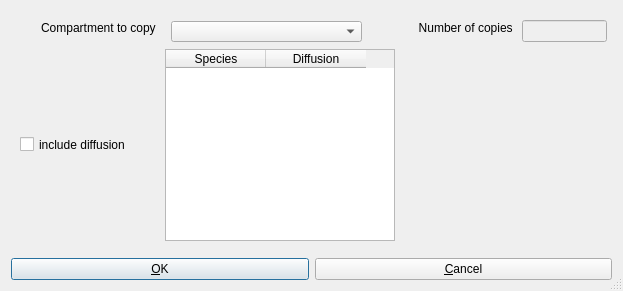
<?xml version="1.0" encoding="UTF-8"?>
<ui version="4.0">
<comment> Begin CVS Header </comment>
<comment>   $Source: /Volumes/Home/Users/shoops/cvs/copasi_dev/copasi/UI/CQExpandModelData.ui,v $ </comment>
<comment>   $Revision: 1.3 $ </comment>
<comment>   $Name:  $ </comment>
<comment>   $Author: nsimus $ </comment>
<comment>   $Date: 2010/02/12 12:14:43 $ </comment>
<comment> End CVS Header </comment>

<comment> Copyright (C) 2010 by Pedro Mendes, Virginia Tech Intellectual </comment>
<comment> Properties, Inc., University of Heidelberg, and The University </comment>
<comment> of Manchester. </comment>
<comment> All rights reserved. </comment>

 <comment> All rights reserved. </comment>
 <class>CQExpandModelData</class>
 <widget class="QDialog" name="CQExpandModelData">
  <property name="geometry">
   <rect>
    <x>0</x>
    <y>0</y>
    <width>623</width>
    <height>291</height>
   </rect>
  </property>
  <property name="windowTitle">
   <string>Create array of compartments</string>
  </property>
  <property name="sizeGripEnabled">
   <bool>true</bool>
  </property>
  <layout class="QVBoxLayout">
   <item>
    <widget class="QFrame" name="frame">
     <widget class="QLabel" name="mpLblCompartmentName">
      <property name="geometry">
       <rect>
        <x>9</x>
        <y>9</y>
        <width>139</width>
        <height>16</height>
       </rect>
      </property>
      <property name="text">
       <string>Compartment to copy </string>
      </property>
      <property name="alignment">
       <set>Qt::AlignRight|Qt::AlignTrailing|Qt::AlignVCenter</set>
      </property>
      <property name="wordWrap">
       <bool>false</bool>
      </property>
     </widget>
     <widget class="QComboBox" name="mpBoxCompartmentName">
      <property name="geometry">
       <rect>
        <x>160</x>
        <y>10</y>
        <width>191</width>
        <height>21</height>
       </rect>
      </property>
     </widget>
     <widget class="QLabel" name="mpLblNumber">
      <property name="geometry">
       <rect>
        <x>391</x>
        <y>9</y>
        <width>114</width>
        <height>16</height>
       </rect>
      </property>
      <property name="minimumSize">
       <size>
        <width>0</width>
        <height>0</height>
       </size>
      </property>
      <property name="text">
       <string>Number of copies </string>
      </property>
      <property name="alignment">
       <set>Qt::AlignRight|Qt::AlignTrailing|Qt::AlignVCenter</set>
      </property>
      <property name="wordWrap">
       <bool>false</bool>
      </property>
     </widget>
     <widget class="QLineEdit" name="mpEditNumber">
      <property name="enabled">
       <bool>false</bool>
      </property>
      <property name="geometry">
       <rect>
        <x>511</x>
        <y>9</y>
        <width>85</width>
        <height>22</height>
       </rect>
      </property>
      <property name="sizePolicy">
       <sizepolicy hsizetype="Preferred" vsizetype="Fixed">
        <horstretch>0</horstretch>
        <verstretch>0</verstretch>
       </sizepolicy>
      </property>
     </widget>
     <widget class="QCheckBox" name="mpCheckDiffusion">
      <property name="geometry">
       <rect>
        <x>9</x>
        <y>123</y>
        <width>126</width>
        <height>21</height>
       </rect>
      </property>
      <property name="layoutDirection">
       <enum>Qt::LeftToRight</enum>
      </property>
      <property name="text">
       <string>include diffusion</string>
      </property>
     </widget>
     <widget class="QTableWidget" name="mpSpeciesTable">
      <property name="geometry">
       <rect>
        <x>154</x>
        <y>38</y>
        <width>230</width>
        <height>192</height>
       </rect>
      </property>
      <property name="selectionBehavior">
       <enum>QAbstractItemView::SelectRows</enum>
      </property>
      <property name="showGrid">
       <bool>false</bool>
      </property>
      <property name="columnCount">
       <number>2</number>
      </property>
      <column>
       <property name="text">
        <string>Species</string>
       </property>
      </column>
      <column>
       <property name="text">
        <string>Diffusion</string>
       </property>
      </column>
     </widget>
    </widget>
   </item>
   <item>
    <layout class="QHBoxLayout">
     <property name="spacing">
      <number>6</number>
     </property>
     <property name="margin">
      <number>0</number>
     </property>
     <item>
      <widget class="QPushButton" name="mpBtnOK">
       <property name="text">
        <string>&amp;OK</string>
       </property>
       <property name="shortcut">
        <string>Alt+O</string>
       </property>
      </widget>
     </item>
     <item>
      <widget class="QPushButton" name="mpBtnCancel">
       <property name="text">
        <string>&amp;Cancel</string>
       </property>
       <property name="shortcut">
        <string>Alt+C</string>
       </property>
      </widget>
     </item>
    </layout>
   </item>
  </layout>
 </widget>
 <layoutdefault spacing="6" margin="11"/>
 <tabstops>
  <tabstop>mpBtnOK</tabstop>
  <tabstop>mpBtnCancel</tabstop>
 </tabstops>
 <includes>
  <include location="global">string</include>
  <include location="global">map</include>
 </includes>
 <resources/>
 <connections>
  <connection>
   <sender>mpBtnOK</sender>
   <signal>clicked()</signal>
   <receiver>CQExpandModelData</receiver>
   <slot>slotOK()</slot>
   <hints>
    <hint type="sourcelabel">
     <x>20</x>
     <y>20</y>
    </hint>
    <hint type="destinationlabel">
     <x>20</x>
     <y>20</y>
    </hint>
   </hints>
  </connection>
  <connection>
   <sender>mpBtnCancel</sender>
   <signal>clicked()</signal>
   <receiver>CQExpandModelData</receiver>
   <slot>slotCancel()</slot>
   <hints>
    <hint type="sourcelabel">
     <x>20</x>
     <y>20</y>
    </hint>
    <hint type="destinationlabel">
     <x>20</x>
     <y>20</y>
    </hint>
   </hints>
  </connection>
 </connections>
</ui>
